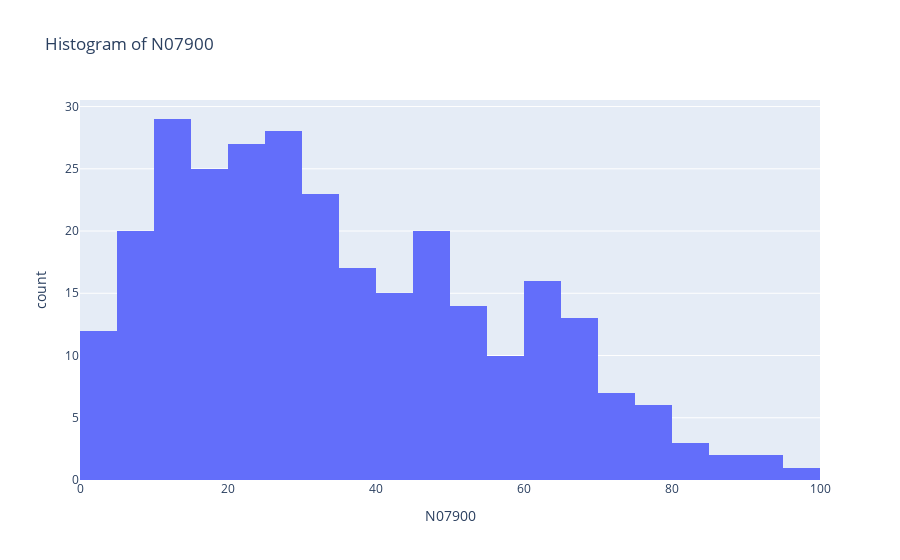

Notebook code for this chart:
### Markdown cell above
**A) Datahantering och Beskrivande statistik**
*Vald indikator (N07900) Tillgång till bredband om minst 100 Mbit/s, andel (%)*

Andel av kommunens hushåll som har tillgång till bredband om minst 100 megabit per sekund. PTS (Post- och telestyrelsen) begär in underlag om täckning för accesstekniker av berörda parter, underlaget matchas sedan med Fastighetsregistret. Det insamlade underlaget ihop med ett antal antaganden utgör grunden för kartläggningen. För tillgång till riktigt höga hastigheter, 100 Mbit/s under gynnsamma omständigheter och minst 50 Mbit/s i bråd timme, fordras idag trådbundna accesstekniker i form av fiber- eller kabel-tv-nät. Avser situationen
1 oktober. T.o.m. 2014 avsågs befolkning istället för hushåll. Källa: Post- och telestyrelsen, PTS Bredbandskartläggning.

### Code cell
%pip install plotly;
import plotly.express as px
import pandas as pd

# Ange sökvägen till CSV-filen
csv_path = r"C:\Users\fabia\AH1023\Projekt\Projekt_1\pt_data.csv"

# Läs in datan från CSV-filen
df = pd.read_csv(csv_path)

col = "N07900"
s = pd.to_numeric(df[col], errors="coerce").dropna()
# ange/beräkna för den valda indikatorn: min, max, medel, median och standardavvikelse. 
print(f"{col} — count: {s.count()}")
print(f"min:    {s.min()}")
print(f"max:    {s.max()}")
print(f"mean:   {s.mean()}")
print(f"median: {s.median()}")
print(f"std:    {s.std()}")
# plotta histogram utifrån vald variabel 
fig = px.histogram(df, x="N07900", nbins=30, title="Histogram of N07900")
fig.show()

### Figure 1 — Plotly figure (JSON) as saved in the notebook; plotly's stock layout.template omitted (floating-point values rounded to 4 significant figures; data arrays with more than 128 entries replaced by an {"elided": "..."} marker saying what was removed)
{"data": [{"bingroup": "x", "hovertemplate": "N07900=%{x}<br>count=%{y}<extra></extra>", "legendgroup": "", "marker": {"color": "#636efa", "pattern": {"shape": ""}}, "name": "", "nbinsx": 30, "orientation": "v", "showlegend": false, "type": "histogram", "x": {"elided": "290 float values"}, "xaxis": "x", "yaxis": "y"}], "layout": {"barmode": "relative", "legend": {"tracegroupgap": 0}, "title": {"text": "Histogram of N07900"}, "xaxis": {"anchor": "y", "domain": [0, 1], "title": {"text": "N07900"}}, "yaxis": {"anchor": "x", "domain": [0, 1], "title": {"text": "count"}}}}
